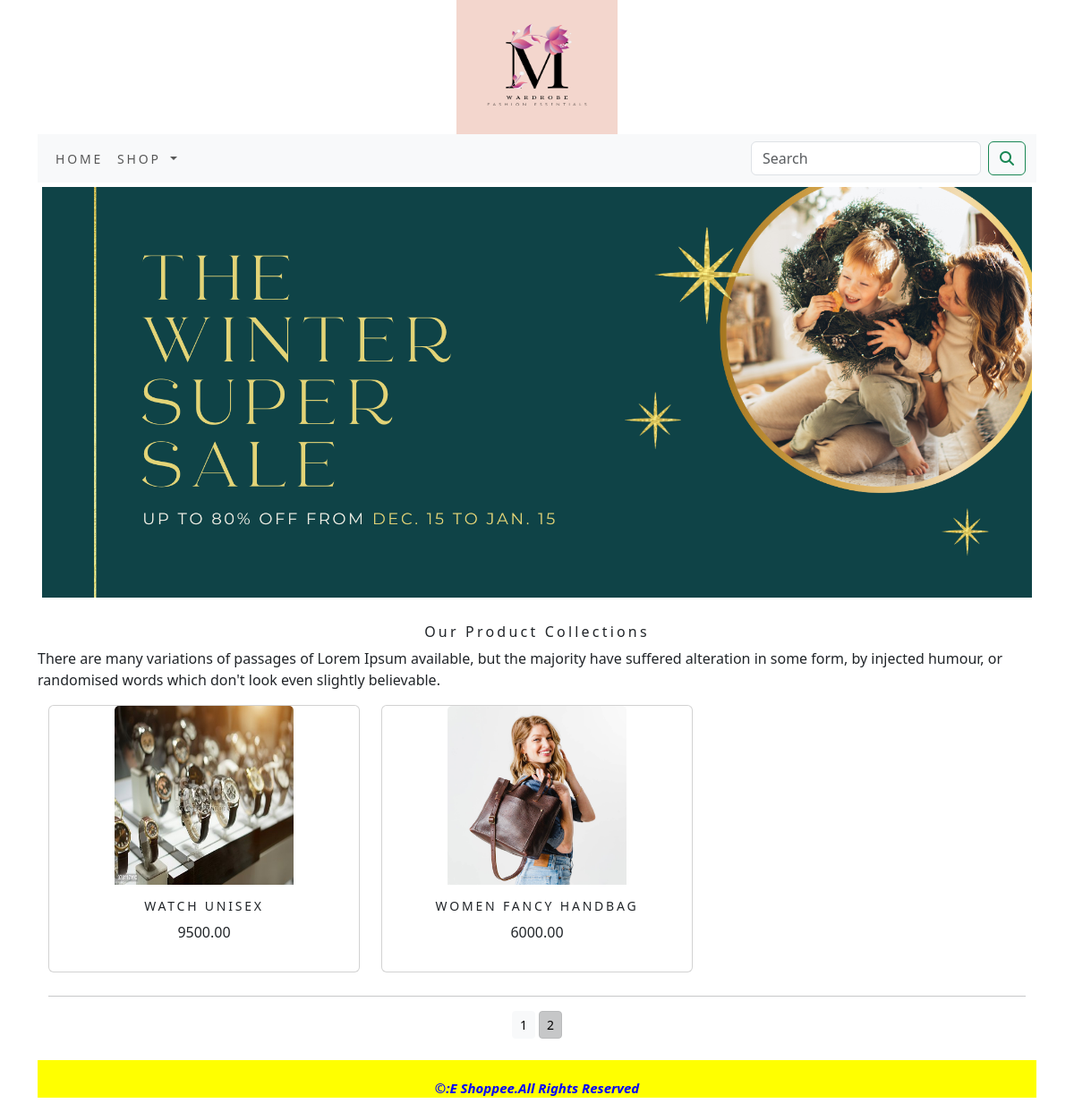
Screenshot of /shop/?page=2 with the database file from the repository.
### shop/models.py (models this page shows, shortened)
class Product(models.Model):
    name = models.CharField(max_length=250, unique=True)
    slug = models.SlugField(max_length=250, unique=True)
    description = models.TextField(blank=True)
    image = models.ImageField(upload_to='product', blank=True)
    price=models.DecimalField(max_digits=10,decimal_places=2)
    category=models.ForeignKey(Category,on_delete=models.CASCADE)
    stock=models.IntegerField()
    available=models.BooleanField(default=True)
    created=models.DateTimeField(auto_now_add=True)
    updated=models.DateTimeField(auto_now=True)
    def get_url(self):
        return reverse('shop:prodCatdetail',args=[self.category.slug,self.slug])
    class Meta:
        ordering=('name',)
        verbose_name='product'
        verbose_name_plural='products'

### shop/views.py (the view)
# urls.py: path('',views.allProdCat,name='allProdCat'),
def allProdCat(request,c_slug=None):
    c_page=None
    products_list=None
    if c_slug!=None:
        c_page=get_object_or_404(Category,slug=c_slug)
        products_list=Product.objects.all().filter(category=c_page,available=True)
    else:
        products_list=Product.objects.all().filter(available=True)
    paginator=Paginator(products_list,6)
    try:
        page=int(request.GET.get('page','1'))
    except:
        page=1
    try:
        products=paginator.page(page)
    except (EmptyPage,InvalidPage):
        products=paginator.page(paginator.num_pages)
    return render(request,"category.html",{'category':c_page,'products':products})

### cart/context_processors.py (called while the page is built)
def counter(request):
    item_count=0
    if 'admin' in request.path:
        return {}
    else:
        try:
            cart=Cart.objects.filter(cart_id=_cart_id(request))
            cart_items=CartItem.objects.all().filter(cart=cart[:1])
            for cart_item in cart_items:
                item_count += cart_item.quantity
        except Cart.DoesNotExist:
            item_count = 0
    return dict(item_count=item_count)

### cart/views.py (called while the page is built)
def _cart_id(request):
    cart=request.session.session_key
    if not cart:
        cart=request.session.create()
    return cart

### shop/context_processors.py (called while the page is built)
def menu_links(request):
    links=Category.objects.all()
    return dict(links=links)

### templates/category.html (shortened to what this page needs)
{% extends 'base.html' %}
{% load static %}
{% block content %}
<div class="mx_auto">
  {% if category %}
  <img class="my_image" src="{{category.img.url}}" alt="{{category.name}}">
</div>
<br>
<div>
    <h1 class="text-center my_title">{{category.name}}</h1>
    <p class="text-justify">{{category.description}}</p>
</div>
  {% else %}
<div>
  <img class="my_image my_image_padding" src="{% static 'img/banner.png' %}" alt="our products" height="600px" width="3500px">
</div>
<br>
<div>
  <h1 class="text-center my_title">Our Product Collections</h1>
  <p class="text-justify">There are many variations of passages of Lorem Ipsum available, but the majority have suffered alteration in some form, by injected humour, or randomised words which don't look even slightly believable.</p>
</div>
  {% endif %}
<div class="container">
  <div class="row mx_auto">
    {% for product in products.object_list %}
    <div class="my_bottom_margin col-9 col-sm-12 col-md-4 col-lg-4">
      <div class="card text-center" style="min-width:18rem">
        <a href="{{product.get_url}}"> <img class="card-img-top my_image" style="width:200px;height:200px;" src="{{product.image.url}}" alt="{{product.name}}"> </a>
        <div class="card-body">
          <h4>{{product.name}}</h4>
          <p>{{product.price}}</p>
        </div>
      </div>
    </div>
    {% endfor %}
  </div>
    <div class="mx-auto">
        {% if products.paginator.num_pages > 1 %}
       <hr>
        <div class="text-center">
            {% for pg in products.paginator.page_range %}
                <a href="?page={{pg}}" class="btn btn-light btn-sm {% if products.number == pg %} active {% endif %}">{{pg}}</a>
        {% endfor %}
      </div>
        {% endif %}
    </div>
    <br>
</div>
{% endblock %}

### static/css/custom.css (style rules this page uses)
body { font-family: 'Josefin Sans', sans-serif; font-family: 'Noto Sans', sans-serif; }
.my_image { width:100%; height:100%; }
.my_title { font-size:16px; text_transform:uppercase; letter-spacing: .2em; }
.my_image_padding { padding:5px; }
.my_bottom_margin { margin-bottom:10px; }
.card-body h4 { text-transform:uppercase; font-size:14px; letter-spacing:.2em; }

### rows the page displays
Product: image (picture), name "WATCH UNISEX", price "9500.00"
Product: image (picture), name "WOMEN FANCY HANDBAG", price "6000.00"

### other values shown
{{ pg }} "1" "2"
